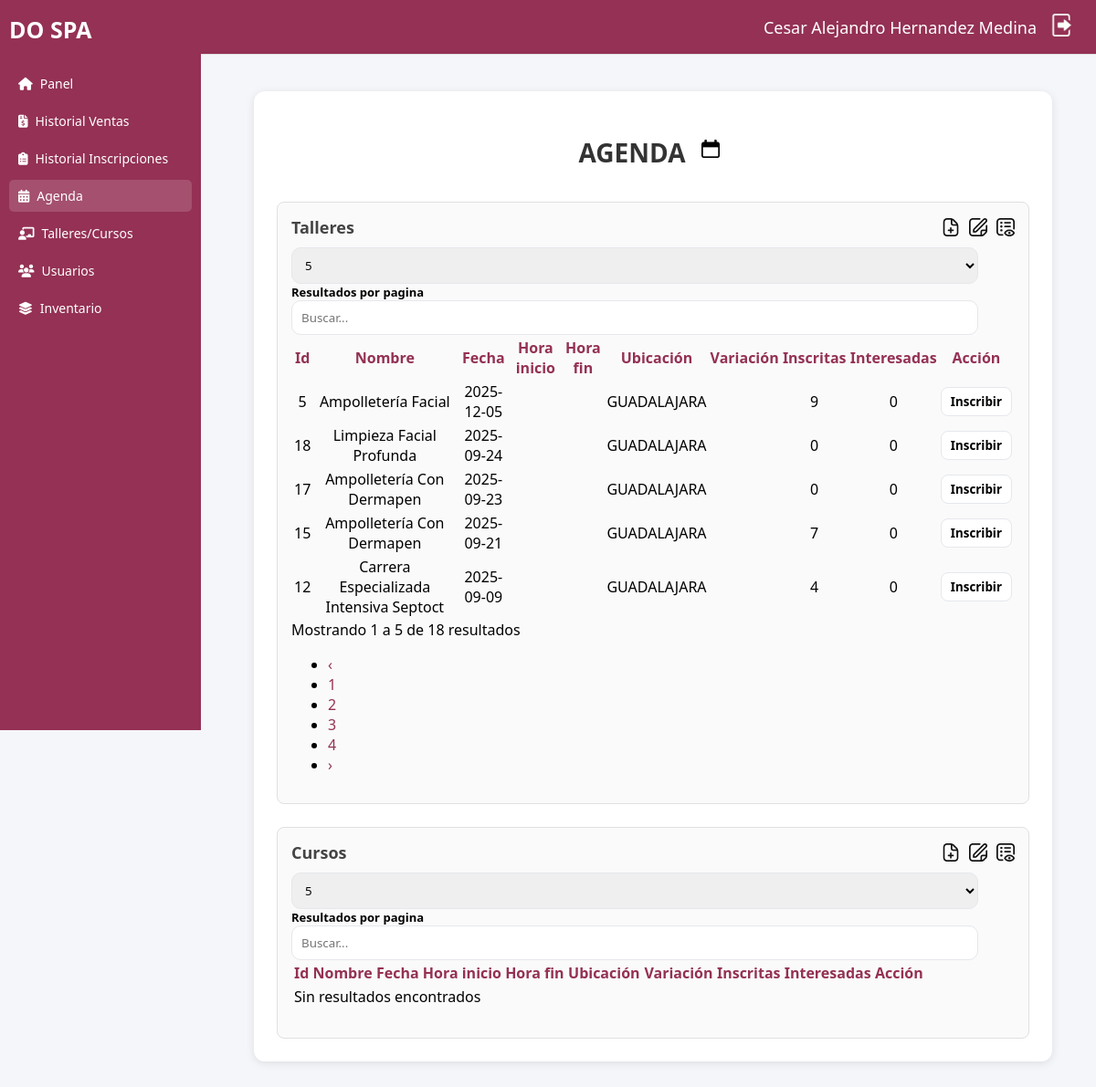
Screenshot of /agenda.php (signed in) with the database file from the repository.
### tables this page shows
CREATE TABLE `agenda` (
  `id_agenda` int(11) NOT NULL,
  `id_taller` int(11) DEFAULT NULL,
  `fecha` date DEFAULT NULL,
  `hora_inicio` time DEFAULT NULL,
  `hora_fin` time DEFAULT NULL,
  `ubicacion` varchar(255) DEFAULT NULL,
  `variacion` varchar(100) DEFAULT NULL,
  `cant_inscritas` int(11) NOT NULL,
  `cant_interesadas` int(11) NOT NULL,
  `ingreso_total` decimal(12,2) DEFAULT 0.00,
  `gastos_totales` decimal(12,2) DEFAULT 0.00,
  `id_sucursal` int(11) DEFAULT NULL
);

### agenda.php (the view, shortened to what this page needs)
<?php
include_once("conexion.php");
$Nombre = $_SESSION['nombre'] ?? '';
$Apat   = $_SESSION['apat']   ?? '';
$Amat   = $_SESSION['amat']   ?? '';
mysqli_set_charset($conexion, 'utf8mb4');
?>
<!DOCTYPE html>
<html lang="es">
<head>
  <link rel="stylesheet" href="css/sidebar.css">
  <link rel="stylesheet" href="css/header.css">
  <link rel="stylesheet" href="css/agenda.css">
  <link rel="stylesheet" href="css/inventario.css">
  <link rel="stylesheet" href="css/getTipo.css">
  <link rel="stylesheet" href="https://cdn.jsdelivr.net/npm/sweetalert2@11/dist/sweetalert2.min.css">
  <link rel="stylesheet" href="https://cdn.jsdelivr.net/npm/simple-datatables@latest/dist/style.css">
  <link rel="stylesheet" href="https://cdnjs.cloudflare.com/ajax/libs/font-awesome/6.4.0/css/all.min.css">
  <link href="https://cdn.jsdelivr.net/npm/fullcalendar@6.1.8/index.global.min.css" rel="stylesheet">
</head>
<body>
  <div class="dashboard">
    <aside class="sidebar">
      <div class="logo">DO SPA</div>
      <ul id="menu">
        <li><a href="main.php"><i class="fas fa-home"></i> Panel</a></li>
        <li><a href="ventas.php"><i class="fas fa-file-invoice-dollar"></i> Historial Ventas</a></li>
        <li><a href="inscripciones.php"><i class="fas fa-clipboard-list"></i> Historial Inscripciones</a></li>
        <li class="active"><a href="agenda.php"><i class="fas fa-calendar-days"></i> Agenda</a></li>
        <li><a href="talleres-cursos.php"><i class="fas fa-chalkboard-teacher"></i>Talleres/Cursos</a></li>
        <li><a href="alumnas-maestras.php"><i class="fa-solid fa-users"></i><span>Usuarios</span></a></li>
        <li><a href="inventario.php"><i class="fas fa-layer-group"></i> Inventario</a></li>
      </ul>
    </aside>
    <main class="main">
      <header class="topbar">
        <div class="user-info">
          <span><?php echo htmlspecialchars("$Nombre $Apat $Amat", ENT_QUOTES, 'UTF-8'); ?></span>
          <a href="muerte.php"><img src="img/logout.png" id="btn-logout" alt="Salir"></a>
        </div>
      </header>
      <div class="inventario">
        <div class="titulo-agenda-container" style="display:flex; justify-content:center; align-items:center; gap:10px; margin-bottom:20px;">
          <h2 class="titulo-inventario">AGENDA</h2>
          <button class="btn-calendario" data-tipo="taller" title="Ver calendario">
            <img src="img/calendario.png" alt="Calendario" width="20">
          </button>
        </div>
        <div class="tablas-inventario">
          <section class="productos">
            <div class="section-header">
              <h3>Talleres</h3>
              <div class="section-actions">
                <img src="img/agregar.png" alt="Agregar" class="icon btn-agregar" width="20" data-tipo="taller" title="Agregar sesión de taller">
                <img src="img/editar.png" alt="Editar" class="icon btn-editar" width="20" data-tipo="taller" title="Editar sesión seleccionada">
                <img src="img/listar.png" alt="Listar" class="icon btn-listar" width="20" data-tipo="taller" data-id="<?= $idAgenda ?>" title="Listar Alumnas Inscritas">
              </div>
            </div>
            <table id="TablaTalleres" class="display">
              <thead>
                <tr>
                  <th>Id</th>
                  <th>Nombre</th>
                  <th>Fecha</th>
                  <th>Hora inicio</th>
                  <th>Hora fin</th>
                  <th>Ubicación</th>
                  <th>Variación</th>
                  <th>Inscritas</th>
                  <th>Interesadas</th>
                  <th>Acción</th>
                </tr>
              </thead>
              <tbody>
              <?php
                $sqlT = "SELECT a.id_agenda, a.id_taller,
                                COALESCE(t.nombre,'') AS nombre,
                                a.fecha, a.hora_inicio, a.hora_fin, a.ubicacion, a.variacion, a.cant_inscritas, a.cant_interesadas
                         FROM agenda a
                         LEFT JOIN talleres t ON t.id_taller = a.id_taller
                         ORDER BY a.fecha DESC, a.hora_inicio ASC";
                if ($rt = mysqli_query($conexion, $sqlT)):
                  while ($row = mysqli_fetch_assoc($rt)): ?>
                    <tr>
                      <td><?php echo (int)$row['id_agenda']; ?></td>
                      <td><?php echo htmlspecialchars($row['nombre'], ENT_QUOTES, 'UTF-8'); ?></td>
                      <td><?php echo htmlspecialchars($row['fecha'] ?? '', ENT_QUOTES, 'UTF-8'); ?></td>
                      <td><?php echo htmlspecialchars($row['ubicacion'] ?? '', ENT_QUOTES, 'UTF-8'); ?></td>
                      <td><?php echo htmlspecialchars($row['cant_inscritas'] ?? '', ENT_QUOTES, 'UTF-8'); ?></td>
                      <td><?php echo htmlspecialchars($row['cant_interesadas'] ?? '', ENT_QUOTES, 'UTF-8'); ?></td>
                      <td>
                        <button type="button" class="btn-mini btn-agendar-row" data-tipo="taller" data-idrel="<?php echo (int)$row['id_agenda']; ?>">
                          Inscribir
                        </button>
                      </td>
                    </tr>
              <?php
                  endwhile; mysqli_free_result($rt);
                endif;
              ?>
              </tbody>
            </table>
          </section>
          <section class="kits">
            <div class="section-header">
              <h3>Cursos</h3>
              <div class="section-actions">
                <img src="img/agregar.png" alt="Agregar" class="icon btn-agregar" width="20" data-tipo="curso" title="Agregar sesión de curso">
                <img src="img/editar.png" alt="Editar" class="icon btn-editar" width="20" data-tipo="curso" title="Editar sesión seleccionada">
                <img src="img/listar.png" alt="Listar" class="icon btn-listar" width="20" data-tipo="curso" data-id="<?= $idAgendaCurso ?>" title="Listar Alumnas Inscritas">
              </div>
            </div>
            <table id="TablaCursos" class="display">
              <thead>
                <tr>
                  <th>Id</th>
                  <th>Nombre</th>
                  <th>Fecha</th>
                  <th>Hora inicio</th>
                  <th>Hora fin</th>
                  <th>Ubicación</th>
                  <th>Variación</th>
                  <th>Inscritas</th>
                  <th>Interesadas</th>
                  <th>Acción</th>
                </tr>
              </thead>
            </table>
          </section>
        </div>
      </div>
    </main>
  </div>
</body>
</html>

### css/sidebar.css (style rules this page uses)
.sidebar { position: fixed; top: 0; left: 0; width: 220px; height: 100vh; background: #943154; color: #fff; padding: 15px 10px; box-sizing: border-box; font-family: 'Segoe UI', sans-serif; }
.sidebar .logo { font-size: 25px; font-weight: bold; margin-bottom: 25px; text-align: left; color: #fff; }
.sidebar ul { list-style: none; margin: 0; padding: 0; }
.sidebar li { margin: 6px 0; }
.sidebar a { display: flex; align-items: center; gap: 8px; padding: 8px 10px; color: #fff; text-decoration: none; font-size: 14px; border-radius: 5px; transition: background 0.3s; }
.sidebar a:hover, .sidebar .active a { background: rgba(255, 255, 255, 0.15); }

### css/header.css (style rules this page uses)
html { background: #f5f6fa; }
#btn-logout { cursor: pointer; width: 25px; transition: ease-in-out .15s; }
.topbar { position: fixed; top: 0; left: 220px; right: 0; height: 60px; background: #943154; display: flex; align-items: center; justify-content: flex-end; padding: 0 25px; border-bottom: 1px solid #e0e0e0; box-sizing: border-box; z-index: 1000; }
.user-info { display: flex; align-items: center; gap: 15px; font-size: 18px; color: #333; }
.user-info span { font-weight: 500; color: white; }

### css/agenda.css (style rules this page uses)
.btn-mini { padding:6px 10px; border:1px solid #e5e7eb; border-radius:8px; background:#fff; cursor:pointer; font-weight:600; transition:box-shadow .15s ease; transition: ease-in-out .2s; }
.tablas-inventario { display: grid !important; grid-template-columns: 1fr !important; gap: 16px; align-items: start; }
.tablas-inventario .productos, .tablas-inventario .kits { width: 100%; margin: 0; box-sizing: border-box; }
.tablas-inventario .section-header { display: flex; justify-content: space-between; align-items: center; gap: 8px; }
.tablas-inventario table.display, .tablas-inventario .display { width: 100% !important; table-layout: auto; text-align: center; }
.tablas-inventario .section-actions .icon { vertical-align: middle; }
.titulo-agenda-container .btn-calendario { display: inline-flex; align-items: center; justify-content: center; width: 36px; height: 36px; padding: 4px; border: 1px solid #fff; border-radius: 8px; background: #fff; cursor: pointer; transition: transform .15s ease, box-shadow .15s ease, background .15s ease, color .15s ease; }
.titulo-agenda-container .btn-calendario img { width: 20px; height: 20px; vertical-align: middle; pointer-events: none; transition: transform .15s ease, opacity .15s ease; }

### css/inventario.css (style rules this page uses)
* { font-family: 'Segoe UI', sans-serif; }
.main { margin-left: 230px; margin-top: 60px; padding: 20px; background: #f5f6fa; min-height: calc(100vh - 60px); box-sizing: border-box; font-family: 'Segoe UI', sans-serif; }
a { text-decoration: none; color: #000; }
.inventario { background: #fff; padding: 25px; border-radius: 12px; box-shadow: 0 2px 10px rgba(0,0,0,0.1); margin: 20px; flex: 1; display: flex; flex-direction: column; }
.inventario .titulo-inventario { font-size: 28px; font-weight: 700; margin-bottom: 15px; color: #333; }
.tablas-inventario { display: grid; grid-template-columns: 1fr 1fr; gap: 25px; }
.tablas-inventario section { background: #fafafa; border: 1px solid #e0e0e0; border-radius: 8px; padding: 15px; }
.tablas-inventario h3 { margin-bottom: 10px; font-size: 18px; color: #444; }
.tablas-inventario .section-header { display: flex; align-items: center; justify-content: space-between; gap: 12px; margin-bottom: 10px; }
.tablas-inventario .section-header h3 { margin: 0; font-size: 18px; color: #444; }
.section-actions { display: flex; align-items: center; gap: 10px; }
.section-actions .icon { width: 20px; height: 20px; cursor: pointer; vertical-align: middle; opacity: 0.95; transition: transform .12s ease, opacity .12s ease; }

### css/getTipo.css (style rules this page uses)
.section-header { display: flex; justify-content: space-between; align-items: center; margin-bottom: 15px; }
.section-header h3 { font-size: 24px; color: #333; font-weight: bold; margin: 0; }
a { color: #943154; text-decoration: none; }
.icon { cursor: pointer; }

### rows the page displays
agenda: id_agenda "5", nombre "Ampolletería Facial", fecha "2025-12-05", ubicacion "GUADALAJARA", cant_inscritas "9", cant_interesadas "0"
agenda: id_agenda "18", nombre "Limpieza Facial Profunda", fecha "2025-09-24", ubicacion "GUADALAJARA", cant_inscritas "0", cant_interesadas "0"
agenda: id_agenda "17", nombre "Ampolletería Con Dermapen", fecha "2025-09-23", ubicacion "GUADALAJARA", cant_inscritas "0", cant_interesadas "0"
agenda: id_agenda "15", nombre "Ampolletería Con Dermapen", fecha "2025-09-21", ubicacion "GUADALAJARA", cant_inscritas "7", cant_interesadas "0"
agenda: id_agenda "12", nombre "Carrera Especializada Intensiva Septoct", fecha "2025-09-09", ubicacion "GUADALAJARA", cant_inscritas "4", cant_interesadas "0"
